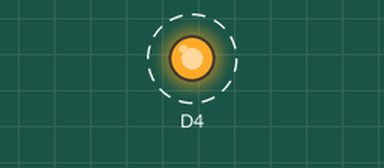
Recording of a sketch running on a simulated ESP8266 (NodeMCU). Shown: output pins drawn as LEDs (lit = HIGH). Dashed ring = blinking.

Above: at 0.02 s.
Timing chart, 0 to 3.0 s (numbered marks = the images above):
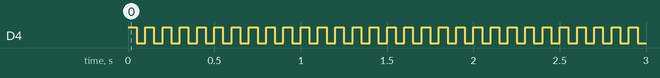

The sketch:

blink_esp.ino
```cpp
void setup()
{
  pinMode(D4, OUTPUT);
}

void loop()
{
  digitalWrite(D4, HIGH);
  delay(50);
  digitalWrite(D4, LOW);
  delay(50);
}
```

Measured:
- by itself, D4: alternates HIGH for 0.05 s and LOW for 0.05 s
